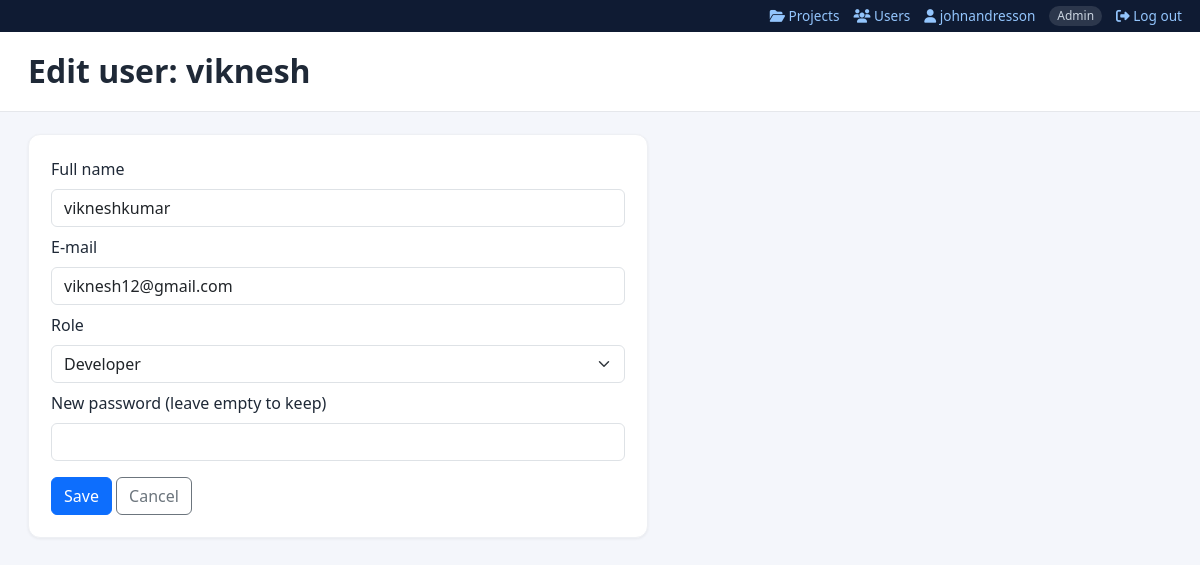
Screenshot of /users/2/edit (signed in) with the database file from the repository.
### models.py (models this page shows, shortened)
class User(db.Model):
    __tablename__ = "user"
    id = db.Column(db.Integer, primary_key=True)
    username = db.Column(db.String(40), unique=True, nullable=False)
    full_name = db.Column(db.String(120), default="")
    email = db.Column(db.String(160), default="")
    password_hash = db.Column(db.String(300), nullable=False)
    role = db.Column(db.String(20), default="Developer")          # Admin / Developer / Tester
    api_token = db.Column(db.String(80), unique=True, nullable=True)
    created_at = db.Column(db.DateTime, default=utcnow)
    @property
    def display_name(self):
        return self.full_name or self.username
    @property
    def is_admin(self):
        return self.role == "Admin"

### auth.py (the view, shortened to what this page needs)
@bp.route("/users/<int:user_id>/edit", methods=["GET", "POST"])
@admin_required
def user_edit(user_id):
    u = db.get_or_404(User, user_id)
    return render_template("user_edit.html", u=u, roles=ROLES, project=_ctx_project(), active="users")

### app.py (called while the page is built, shortened)
@app.context_processor
def file_selector_context():
    if request.endpoint not in SCOPED_ENDPOINTS or not request.view_args:
        return {}

### auth.py (called while the page is built)
def csrf_token():
    tok = session.get("_csrf")
    if not tok:
        tok = secrets.token_urlsafe(32)
        session["_csrf"] = tok
    return tok

def admin_required(view):
    @wraps(view)
    def wrapper(*a, **kw):
        if not g.user or not g.user.is_admin:
            abort(403)
        return view(*a, **kw)
    return wrapper

def _ctx_project():
    from models import Project
    pid = request.args.get("project", type=int)
    return db.session.get(Project, pid) if pid else None

### templates/user_edit.html (shortened to what this page needs)
{% extends "base.html" %}
{% block content %}
<div class="page-header"><h2>Edit user: {{ u.username }}</h2></div>
<div class="page-body"><div class="panel" style="max-width:620px">
  <form method="POST"><input type="hidden" name="csrf_token" value="{{ csrf_token() }}">
    <div class="mb-2"><label class="form-label">Full name</label><input name="full_name" class="form-control" maxlength="120" value="{{ u.full_name }}"></div>
    <div class="mb-2"><label class="form-label">E-mail</label><input type="email" name="email" class="form-control" maxlength="160" value="{{ u.email }}"></div>
    <div class="mb-2"><label class="form-label">Role</label>
      <select name="role" class="form-select">{% for r in roles %}<option {{ 'selected' if r==u.role }}>{{ r }}</option>{% endfor %}</select></div>
    <div class="mb-3"><label class="form-label">New password (leave empty to keep)</label><input type="password" name="password" class="form-control" minlength="8" autocomplete="new-password"></div>
    <button class="btn btn-primary">Save</button> <a class="btn btn-outline-secondary" href="{{ url_for('auth.users') }}">Cancel</a>
  </form></div></div>
{% endblock %}

### templates/base.html (shortened to what this page needs)
<!DOCTYPE html>
<html lang="en">
<head>
<link href="{{ url_for('static', filename='vendor/bootstrap/css/bootstrap.min.css') }}" rel="stylesheet">
<link href="{{ url_for('static', filename='vendor/fontawesome/css/all.min.css') }}" rel="stylesheet">
<link href="{{ url_for('static', filename='css/style.css') }}" rel="stylesheet">
</head>
<body>
<div class="d-flex">
  <div class="layout-col">
  {% if current_user %}
  <div class="topbar d-print-none">
    <a href="{{ url_for('index') }}"><i class="fa-solid fa-folder-open"></i> Projects</a>
    <a href="{{ url_for('auth.users') }}"><i class="fa-solid fa-users"></i> Users</a>
    <a href="{{ url_for('auth.profile') }}"><i class="fa-solid fa-user"></i> {{ current_user.display_name }}</a>
    <span class="role-pill">{{ current_user.role }}</span>
    <form method="POST" action="{{ url_for('auth.logout') }}" class="d-inline"><input type="hidden" name="csrf_token" value="{{ csrf_token() }}"><button class="link-btn"><i class="fa-solid fa-right-from-bracket"></i> Log out</button></form>
  </div>
  {% endif %}
  <main class="main-content {% if not project %}full-width{% endif %}">
    {% block content %}{% endblock %}
  </main>
  </div>
</div>
</body>
</html>

### static/css/style.css (style rules this page uses)
:root { --primary: #2f5fdb; --primary-dark: #1f3f9e; --bg: #f4f6fb; --card-bg: #ffffff; --text-muted: #6b7280; --success: #16a34a; --warning: #d97706; --danger: #dc2626; }
body { background: var(--bg); font-family: 'Segoe UI', system-ui, -apple-system, sans-serif; color: #1f2937; }
.main-content { flex: 1; min-width: 0; padding: 0; }
.main-content.full-width { width: 100%; }
.page-header { background: #fff; padding: 20px 28px; border-bottom: 1px solid #e5e7eb; margin-bottom: 22px; }
.page-header h2 { margin: 0; font-weight: 700; }
.page-body { padding: 0 28px 40px; }
.panel { background: var(--card-bg); border-radius: 12px; padding: 22px; box-shadow: 0 1px 3px rgba(0,0,0,0.06); border: 1px solid #eef0f4; margin-bottom: 22px; }
.topbar { background: #0f1b33; color: #cbd5e1; font-size: 0.85rem; padding: 6px 18px; display: flex; gap: 14px; align-items: center; justify-content: flex-end; flex-wrap: wrap; }
.topbar a { color: #93c5fd; text-decoration: none; }
.topbar .role-pill { background: rgba(255,255,255,.12); padding: 1px 8px; border-radius: 10px; font-size: .75rem; }
.topbar button.link-btn { background: none; border: 0; color: #93c5fd; padding: 0; font-size: .85rem; }
.layout-col { flex: 1; min-width: 0; display: flex; flex-direction: column; }

### rows the page displays
User: display_name "johnandresson", role "Admin"
User: username "viknesh", full_name "vikneshkumar", email "viknesh12@gmail.com"

### other values shown
form field role "Developer"
